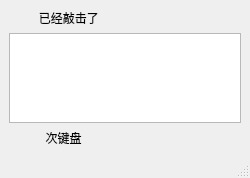
<?xml version="1.0" encoding="UTF-8"?>
<ui version="4.0">
 <class>MainWindow</class>
 <widget class="QMainWindow" name="MainWindow">
  <property name="geometry">
   <rect>
    <x>0</x>
    <y>0</y>
    <width>250</width>
    <height>178</height>
   </rect>
  </property>
  <property name="windowTitle">
   <string>MainWindow</string>
  </property>
  <widget class="QWidget" name="centralwidget">
   <layout class="QGridLayout" name="gridLayout">
    <item row="0" column="0">
     <widget class="QLabel" name="label">
      <property name="text">
       <string>         已经敲击了</string>
      </property>
     </widget>
    </item>
    <item row="1" column="0">
     <widget class="QTextBrowser" name="textBrowser"/>
    </item>
    <item row="2" column="0">
     <widget class="QLabel" name="label_2">
      <property name="text">
       <string>           次键盘</string>
      </property>
     </widget>
    </item>
   </layout>
  </widget>
  <widget class="QStatusBar" name="statusbar"/>
 </widget>
 <resources/>
 <connections/>
</ui>
